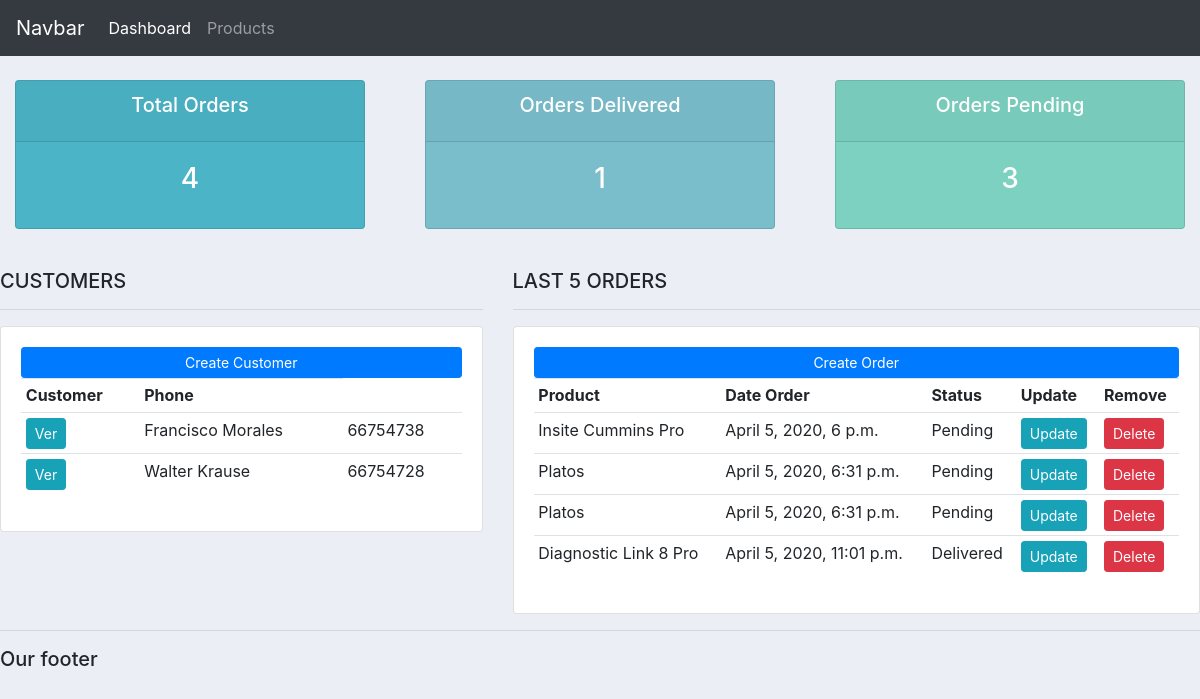
The app's page /, older data.
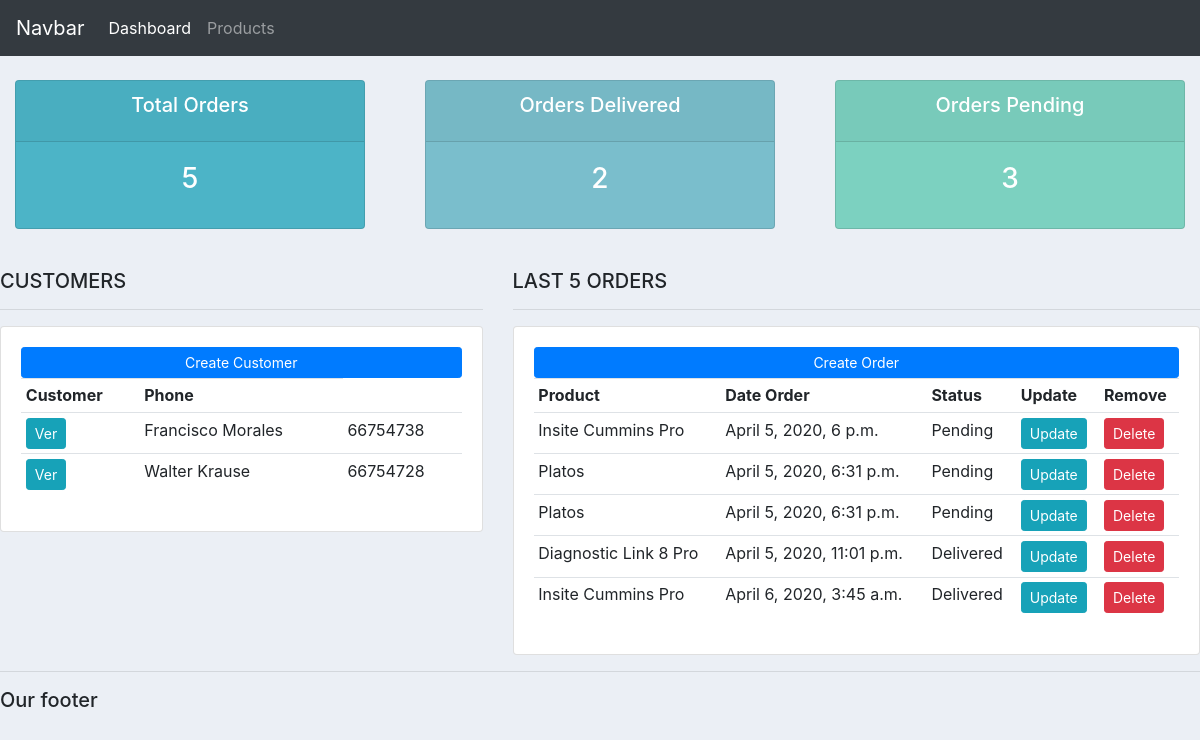
The same page, newer data.
### accounts/models.py (models this page shows, shortened)
class Customer(models.Model):
    name         = models.CharField(max_length=200, null=True)
    phone        = models.CharField(max_length=200, null=True)
    email        = models.CharField(max_length=200, null=True)
    date_created = models.DateTimeField(auto_now_add=True, null=True)

class Order(models.Model):
    STATUS = (
        ('Pending', 'Pending'),
        ('Out of delivery', 'Out for delivery'),
        ('Delivered', 'Delivered'),
    )
    customer        = models.ForeignKey(Customer, null=True, on_delete=models.SET_NULL)
    product         = models.ForeignKey(Product, null=True, on_delete=models.SET_NULL)
    date_created    = models.DateTimeField(auto_now_add=True, null=True)
    status          = models.CharField(max_length=200, null=True, choices=STATUS)

class Product(models.Model):
    CATEGORY = (
        ('Indoor', 'Indoor'),
        ('Out Door', 'Out Door'),
    )
    name         = models.CharField(max_length=200, null=True)
    price        = models.FloatField(null=True)
    category     = models.CharField(max_length=200, null=True, choices=CATEGORY)
    description  = models.CharField(max_length=200, null=True, blank=True)
    date_created = models.DateTimeField(auto_now_add=True, null=True)
    tags         = models.ManyToManyField(Tag)
    def __str__(self):
        return self.name

### accounts/views.py (the view)
# urls.py: path('', views.home, name="home"),
def home(request):
	orders = Order.objects.all()
	customers = Customer.objects.all()
	total_customers = customers.count()
	total_orders = orders.count()
	delivered = orders.filter(status='Delivered').count()
	pending = orders.filter(status='Pending').count()
	context = {
		'orders':orders,
		'customers':customers,
		'total_orders': total_orders,
		'delivered': delivered,
		'pending': pending
		}
	return render(request, 'accounts/dashboard.html', context)

### accounts/templates/accounts/dashboard.html
{% extends 'accounts/main.html' %}
{% block content %}
{% include 'accounts/status.html' %}
<br>
<div class="row">
    <div class="col-md-5">
        <h5>CUSTOMERS</h5>
        <hr>
        <div class="card card-body">
            <a class="btn btn-primary btn-sm btn-block" href="">Create Customer</a>
            <table class="table table-sm">
                <tr>
                    <th>Customer</th>
                    <th>Phone</th>
                </tr>
                {% for customer in customers %}
					<tr>
                        <td><a class="btn btn-sm btn-info" href="{% url 'customer' customer.id %}
                        ">Ver</a></td>
						<td>{{ customer.name }}</td>
                        <td>{{ customer.phone }}</td>
					<tr>
				{% endfor %}
            </table>
        </div>
    </div>
    <div class="col-md-7">
        <h5>LAST 5 ORDERS</h5>
        <hr>
        <div class="card card-body">
            <a class="btn btn-primary btn-sm btn-block" href="{% url 'create_order' %}">Create Order</a>
            <table class="table table-sm">
                <tr>
                    <th>Product</th>
                    <th>Date Order</th>
                    <th>Status</th>
                    <th>Update</th>
                    <th>Remove</th>
                </tr>
                {% for order in orders %}
					<tr>
                        <td>{{ order.product }}</td>
						<td>{{ order.date_created }}</td>
                        <td>{{ order.status }}</td>
                        <td><a class="btn btn-sm btn-info" href="{% url 'update_order' order.id %}">Update</a></td>
                        <td><a class="btn btn-sm btn-danger" href="{% url 'delete_order' order.id %}">Delete</a></td>
					<tr>
				{% endfor %}
            </table>
        </div>
    </div>
</div>
{% endblock %}

Row changes from the older to the newer data that the page shows:
added Order: product "Insite Cummins Pro", date_created "April 6, 2020, 3:45 a.m.", status "Delivered"
Text that changed along with them:
{{ total_orders }}: "4" → "5"
{{ delivered }}: "1" → "2"
